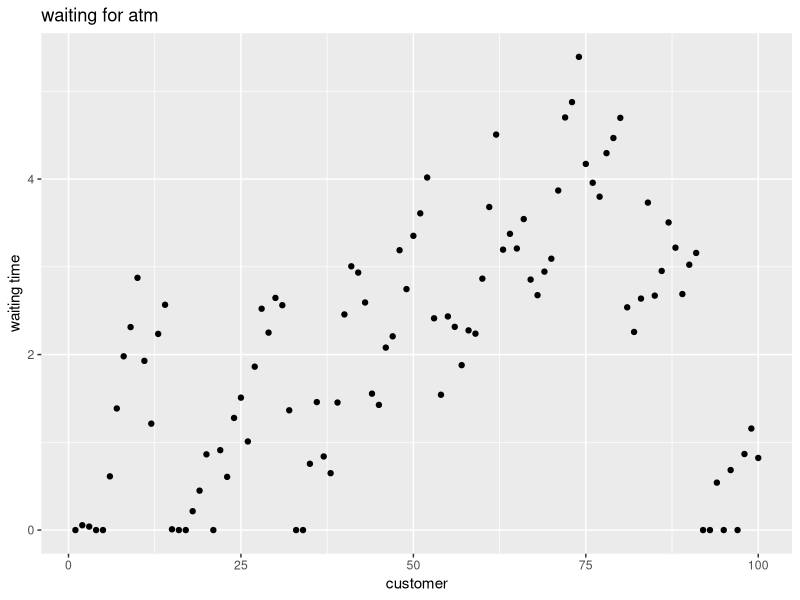

Here is the R script that generated this plot:
# set.seed(10)
customers=c(1:100)
servicetime=(rnorm(100,0.9,0.25))
arrivetime=cumsum(c(1,rexp(99,1)))
leavetime=0.0
waittime=0.0
waittimeA=array(0,100)


library(tidyverse)

for (i in 1:100){
  waittimeA[i]=max(0,leavetime-arrivetime[i])
  leavetime=arrivetime[i]+waittimeA[i]+servicetime[i]
  
}

data=data_frame(customers,waittimeA)
ggplot(data)+
  geom_point(mapping=aes(x=customers,y=waittimeA))+
  labs(title="waiting for atm"
      ,x="customer",
      y="waiting time")
